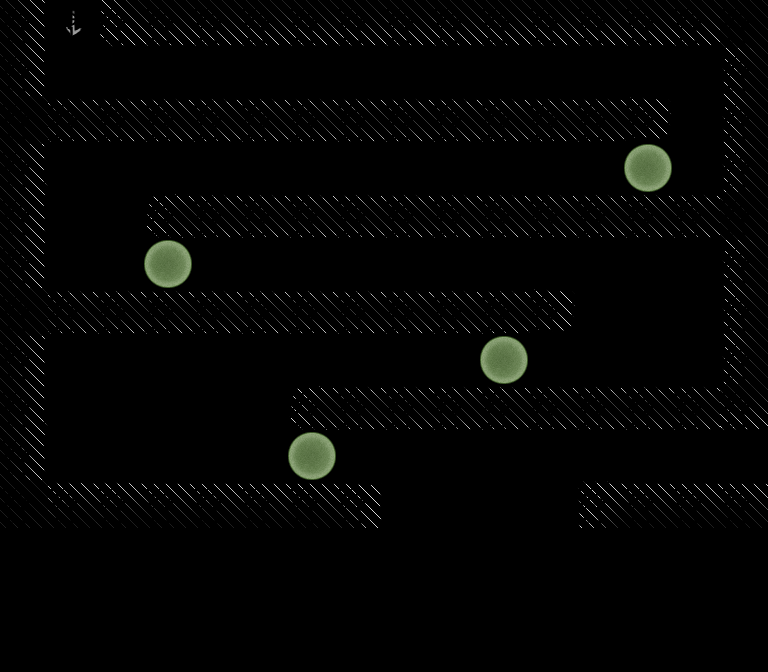

Tiled map render using the project's own tile images. Description and the map definition, with tile-layer contents summarised, below:
An orthogonal 16x14 tile map with 48x48 px tiles, 2 tile layers (Tiles, Objects), 2 tilesets.

<map version="1.0" orientation="orthogonal" width="16" height="14" tilewidth="48" tileheight="48">
 <tileset firstgid="1" name="objects" tilewidth="48" tileheight="48">
  <image source="img/tiles/objects.png" width="192" height="192" />
  <tile id="0">
   <properties>
    <property name="components" value="Player" />
    <property name="object" value="" />
   </properties>
  </tile>
  <tile id="1">
   <properties>
    <property name="components" value="Finish" />
    <property name="object" value="" />
   </properties>
  </tile>
  <tile id="2">
   <properties>
    <property name="components" value="Dead" />
    <property name="object" value="" />
   </properties>
  </tile>
  <tile id="3">
   <properties>
    <property name="components" value="Wall" />
    <property name="object" value="" />
   </properties>
  </tile>
  <tile id="4">
   <properties>
    <property name="components" value="CellNormal" />
    <property name="object" value="" />
   </properties>
  </tile>
  <tile id="5">
   <properties>
    <property name="components" value="CellJump" />
    <property name="object" value="" />
   </properties>
  </tile>
  <tile id="8">
   <properties>
    <property name="components" value="CellNormal" />
    <property name="object" value="" />
   </properties>
  </tile>
 </tileset>
 <tileset firstgid="17" name="standard" tilewidth="48" tileheight="48">
  <image source="img/tiles/standard.png" width="384" height="384" />
  <tile id="13">
   <properties>
    <property name="components" value="Finish" />
   </properties>
  </tile>
  <tile id="14">
   <properties>
    <property name="components" value="Finish" />
   </properties>
  </tile>
  <tile id="21">
   <properties>
    <property name="components" value="Finish" />
   </properties>
  </tile>
 </tileset>
 <layer name="Tiles" width="16" height="14">
  <data>[224 cells, 91 non-empty, 15 distinct tile ids]</data>
 </layer>
 <layer name="Objects" width="16" height="14">
  <data>[224 cells, 113 non-empty, 4 distinct tile ids]</data>
 </layer>
 <objectgroup name="Calque d'objets 1" width="16" height="14" />
</map>
